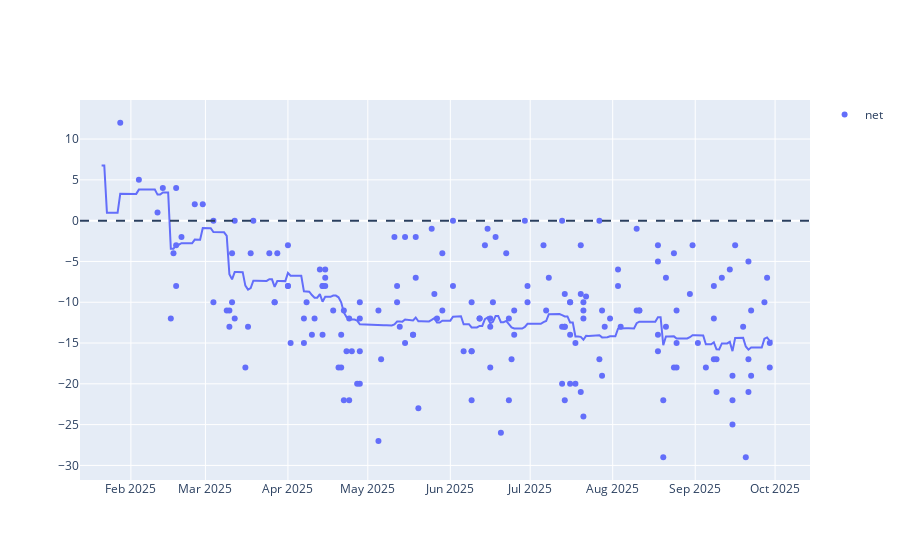

The cell this chart's notebook holds for it:
### Code cell
line = px.line(x=approval_avg_econ['Date'], y=approval_avg_econ['approve_mean'] - approval_avg_econ['disapprove_mean'])
scatter = px.scatter(polls_df_econ[polls_df_econ['end_date'] >= pd.to_datetime('2025-01-24')], x='end_date', y=['net'])
fig = go.Figure(data=line.data + scatter.data)
fig.add_hline(y=0, line_dash='dash')
fig.show()

### Figure 1 — Plotly figure (JSON) as saved in the notebook; plotly's stock layout.template omitted (floating-point values rounded to 4 significant figures; data arrays with more than 128 entries replaced by an {"elided": "..."} marker saying what was removed)
{"data": [{"hovertemplate": "x=%{x}<br>y=%{y}<extra></extra>", "legendgroup": "", "line": {"color": "#636efa", "dash": "solid"}, "marker": {"symbol": "circle"}, "mode": "lines", "name": "", "orientation": "v", "showlegend": false, "type": "scatter", "x": {"elided": "253 str values"}, "xaxis": "x", "y": {"elided": "253 float values"}, "yaxis": "y"}, {"hovertemplate": "variable=net<br>end_date=%{x}<br>value=%{y}<extra></extra>", "legendgroup": "net", "marker": {"color": "#636efa", "symbol": "circle"}, "mode": "markers", "name": "net", "orientation": "v", "showlegend": true, "type": "scatter", "x": {"elided": "181 str values"}, "xaxis": "x", "y": {"elided": "181 float values"}, "yaxis": "y"}], "layout": {"shapes": [{"line": {"dash": "dash"}, "type": "line", "x0": 0, "x1": 1, "xref": "x domain", "y0": 0, "y1": 0, "yref": "y"}]}}
